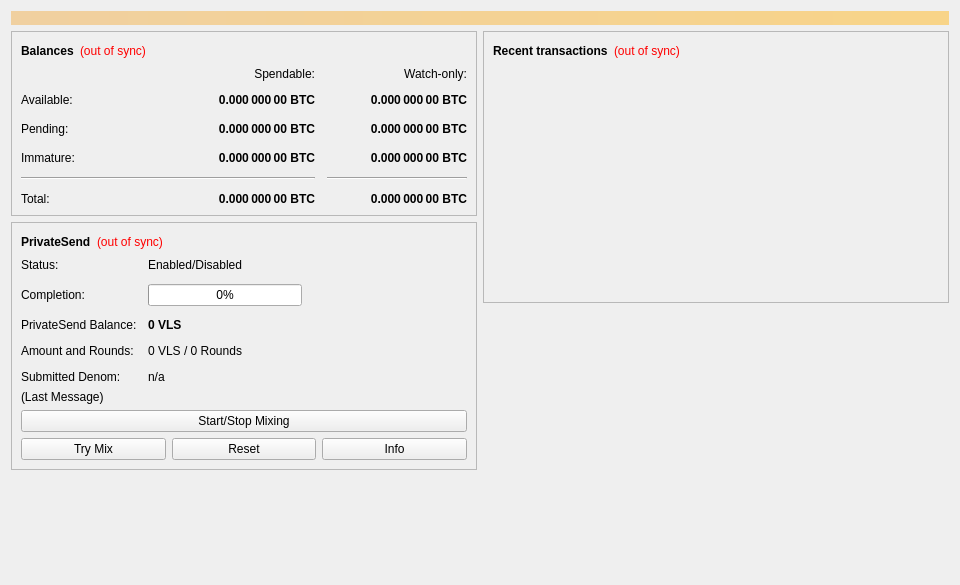
<?xml version="1.0" encoding="UTF-8"?>
<ui version="4.0">
 <class>OverviewPage</class>
 <widget class="QWidget" name="OverviewPage">
  <property name="geometry">
   <rect>
    <x>0</x>
    <y>0</y>
    <width>960</width>
    <height>585</height>
   </rect>
  </property>
  <property name="minimumSize">
   <size>
    <width>960</width>
    <height>0</height>
   </size>
  </property>
  <property name="windowTitle">
   <string>Form</string>
  </property>
  <layout class="QVBoxLayout" name="topLayout">
   <item>
    <widget class="QLabel" name="labelAlerts">
     <property name="visible">
      <bool>false</bool>
     </property>
     <property name="styleSheet">
      <string notr="true">QLabel { background-color: qlineargradient(x1: 0, y1: 0, x2: 1, y2: 0, stop:0 #F0D0A0, stop:1 #F8D488); color:#000000; }</string>
     </property>
     <property name="wordWrap">
      <bool>true</bool>
     </property>
     <property name="margin">
      <number>3</number>
     </property>
     <property name="textInteractionFlags">
      <set>Qt::TextSelectableByMouse</set>
     </property>
    </widget>
   </item>
   <item>
    <layout class="QHBoxLayout" name="horizontalLayout" stretch="1,1">
     <item>
      <layout class="QVBoxLayout" name="verticalLayout_2">
       <item>
        <widget class="QFrame" name="frame">
         <property name="frameShape">
          <enum>QFrame::StyledPanel</enum>
         </property>
         <property name="frameShadow">
          <enum>QFrame::Raised</enum>
         </property>
         <layout class="QVBoxLayout" name="verticalLayout_4">
          <item>
           <layout class="QHBoxLayout" name="horizontalLayout_4">
            <item>
             <widget class="QLabel" name="label_5">
              <property name="font">
               <font>
                <weight>75</weight>
                <bold>true</bold>
               </font>
              </property>
              <property name="text">
               <string>Balances</string>
              </property>
             </widget>
            </item>
            <item>
             <widget class="QLabel" name="labelWalletStatus">
              <property name="toolTip">
               <string>The displayed information may be out of date. Your wallet automatically synchronizes with the Veles network after a connection is established, but this process has not completed yet.</string>
              </property>
              <property name="styleSheet">
               <string notr="true">QLabel { color: red; }</string>
              </property>
              <property name="text">
               <string notr="true">(out of sync)</string>
              </property>
              <property name="alignment">
               <set>Qt::AlignLeading|Qt::AlignLeft|Qt::AlignVCenter</set>
              </property>
             </widget>
            </item>
            <item>
             <spacer name="horizontalSpacer_3">
              <property name="orientation">
               <enum>Qt::Horizontal</enum>
              </property>
              <property name="sizeHint" stdset="0">
               <size>
                <width>40</width>
                <height>20</height>
               </size>
              </property>
             </spacer>
            </item>
           </layout>
          </item>
          <item>
           <layout class="QGridLayout" name="gridLayout">
            <property name="spacing">
             <number>12</number>
            </property>
            <item row="0" column="2">
             <widget class="QLabel" name="labelSpendable">
              <property name="text">
               <string>Spendable:</string>
              </property>
              <property name="alignment">
               <set>Qt::AlignRight|Qt::AlignTrailing|Qt::AlignVCenter</set>
              </property>
             </widget>
            </item>
            <item row="4" column="2">
             <widget class="QLabel" name="labelImmature">
              <property name="font">
               <font>
                <weight>75</weight>
                <bold>true</bold>
               </font>
              </property>
              <property name="cursor">
               <cursorShape>IBeamCursor</cursorShape>
              </property>
              <property name="toolTip">
               <string>Mined balance that has not yet matured</string>
              </property>
              <property name="text">
               <string notr="true">0.000 000 00 BTC</string>
              </property>
              <property name="alignment">
               <set>Qt::AlignRight|Qt::AlignTrailing|Qt::AlignVCenter</set>
              </property>
              <property name="textInteractionFlags">
               <set>Qt::LinksAccessibleByMouse|Qt::TextSelectableByKeyboard|Qt::TextSelectableByMouse</set>
              </property>
             </widget>
            </item>
            <item row="6" column="0">
             <widget class="QLabel" name="labelTotalText">
              <property name="text">
               <string>Total:</string>
              </property>
             </widget>
            </item>
            <item row="5" column="0" colspan="3">
             <widget class="Line" name="line">
              <property name="orientation">
               <enum>Qt::Horizontal</enum>
              </property>
             </widget>
            </item>
            <item row="4" column="3">
             <widget class="QLabel" name="labelWatchImmature">
              <property name="font">
               <font>
                <weight>75</weight>
                <bold>true</bold>
               </font>
              </property>
              <property name="cursor">
               <cursorShape>IBeamCursor</cursorShape>
              </property>
              <property name="toolTip">
               <string>Mined balance in watch-only addresses that has not yet matured</string>
              </property>
              <property name="text">
               <string notr="true">0.000 000 00 BTC</string>
              </property>
              <property name="alignment">
               <set>Qt::AlignRight|Qt::AlignTrailing|Qt::AlignVCenter</set>
              </property>
              <property name="textInteractionFlags">
               <set>Qt::LinksAccessibleByMouse|Qt::TextSelectableByKeyboard|Qt::TextSelectableByMouse</set>
              </property>
             </widget>
            </item>
            <item row="3" column="3">
             <widget class="QLabel" name="labelWatchPending">
              <property name="font">
               <font>
                <weight>75</weight>
                <bold>true</bold>
               </font>
              </property>
              <property name="cursor">
               <cursorShape>IBeamCursor</cursorShape>
              </property>
              <property name="toolTip">
               <string>Unconfirmed transactions to watch-only addresses</string>
              </property>
              <property name="text">
               <string notr="true">0.000 000 00 BTC</string>
              </property>
              <property name="alignment">
               <set>Qt::AlignRight|Qt::AlignTrailing|Qt::AlignVCenter</set>
              </property>
              <property name="textInteractionFlags">
               <set>Qt::LinksAccessibleByMouse|Qt::TextSelectableByKeyboard|Qt::TextSelectableByMouse</set>
              </property>
             </widget>
            </item>
            <item row="6" column="2">
             <widget class="QLabel" name="labelTotal">
              <property name="font">
               <font>
                <weight>75</weight>
                <bold>true</bold>
               </font>
              </property>
              <property name="cursor">
               <cursorShape>IBeamCursor</cursorShape>
              </property>
              <property name="toolTip">
               <string>Your current total balance</string>
              </property>
              <property name="text">
               <string notr="true">0.000 000 00 BTC</string>
              </property>
              <property name="alignment">
               <set>Qt::AlignRight|Qt::AlignTrailing|Qt::AlignVCenter</set>
              </property>
              <property name="textInteractionFlags">
               <set>Qt::LinksAccessibleByMouse|Qt::TextSelectableByKeyboard|Qt::TextSelectableByMouse</set>
              </property>
             </widget>
            </item>
            <item row="0" column="3">
             <widget class="QLabel" name="labelWatchonly">
              <property name="text">
               <string>Watch-only:</string>
              </property>
              <property name="alignment">
               <set>Qt::AlignRight|Qt::AlignTrailing|Qt::AlignVCenter</set>
              </property>
             </widget>
            </item>
            <item row="4" column="0">
             <widget class="QLabel" name="labelImmatureText">
              <property name="text">
               <string>Immature:</string>
              </property>
             </widget>
            </item>
            <item row="5" column="3">
             <widget class="Line" name="lineWatchBalance">
              <property name="sizePolicy">
               <sizepolicy hsizetype="Preferred" vsizetype="Fixed">
                <horstretch>0</horstretch>
                <verstretch>0</verstretch>
               </sizepolicy>
              </property>
              <property name="minimumSize">
               <size>
                <width>140</width>
                <height>0</height>
               </size>
              </property>
              <property name="orientation">
               <enum>Qt::Horizontal</enum>
              </property>
             </widget>
            </item>
            <item row="2" column="3">
             <widget class="QLabel" name="labelWatchAvailable">
              <property name="font">
               <font>
                <weight>75</weight>
                <bold>true</bold>
               </font>
              </property>
              <property name="cursor">
               <cursorShape>IBeamCursor</cursorShape>
              </property>
              <property name="toolTip">
               <string>Your current balance in watch-only addresses</string>
              </property>
              <property name="text">
               <string notr="true">0.000 000 00 BTC</string>
              </property>
              <property name="alignment">
               <set>Qt::AlignRight|Qt::AlignTrailing|Qt::AlignVCenter</set>
              </property>
              <property name="textInteractionFlags">
               <set>Qt::LinksAccessibleByMouse|Qt::TextSelectableByKeyboard|Qt::TextSelectableByMouse</set>
              </property>
             </widget>
            </item>
            <item row="3" column="0">
             <widget class="QLabel" name="labelPendingText">
              <property name="text">
               <string>Pending:</string>
              </property>
             </widget>
            </item>
            <item row="3" column="2">
             <widget class="QLabel" name="labelUnconfirmed">
              <property name="font">
               <font>
                <weight>75</weight>
                <bold>true</bold>
               </font>
              </property>
              <property name="cursor">
               <cursorShape>IBeamCursor</cursorShape>
              </property>
              <property name="toolTip">
               <string>Total of transactions that have yet to be confirmed, and do not yet count toward the spendable balance</string>
              </property>
              <property name="text">
               <string notr="true">0.000 000 00 BTC</string>
              </property>
              <property name="alignment">
               <set>Qt::AlignRight|Qt::AlignTrailing|Qt::AlignVCenter</set>
              </property>
              <property name="textInteractionFlags">
               <set>Qt::LinksAccessibleByMouse|Qt::TextSelectableByKeyboard|Qt::TextSelectableByMouse</set>
              </property>
             </widget>
            </item>
            <item row="2" column="2">
             <widget class="QLabel" name="labelBalance">
              <property name="font">
               <font>
                <weight>75</weight>
                <bold>true</bold>
               </font>
              </property>
              <property name="cursor">
               <cursorShape>IBeamCursor</cursorShape>
              </property>
              <property name="toolTip">
               <string>Your current spendable balance</string>
              </property>
              <property name="text">
               <string notr="true">0.000 000 00 BTC</string>
              </property>
              <property name="alignment">
               <set>Qt::AlignRight|Qt::AlignTrailing|Qt::AlignVCenter</set>
              </property>
              <property name="textInteractionFlags">
               <set>Qt::LinksAccessibleByMouse|Qt::TextSelectableByKeyboard|Qt::TextSelectableByMouse</set>
              </property>
             </widget>
            </item>
            <item row="3" column="1">
             <spacer name="horizontalSpacer_5">
              <property name="orientation">
               <enum>Qt::Horizontal</enum>
              </property>
              <property name="sizeHint" stdset="0">
               <size>
                <width>40</width>
                <height>20</height>
               </size>
              </property>
             </spacer>
            </item>
            <item row="6" column="3">
             <widget class="QLabel" name="labelWatchTotal">
              <property name="font">
               <font>
                <weight>75</weight>
                <bold>true</bold>
               </font>
              </property>
              <property name="cursor">
               <cursorShape>IBeamCursor</cursorShape>
              </property>
              <property name="toolTip">
               <string>Current total balance in watch-only addresses</string>
              </property>
              <property name="text">
               <string notr="true">0.000 000 00 BTC</string>
              </property>
              <property name="alignment">
               <set>Qt::AlignRight|Qt::AlignTrailing|Qt::AlignVCenter</set>
              </property>
              <property name="textInteractionFlags">
               <set>Qt::LinksAccessibleByMouse|Qt::TextSelectableByKeyboard|Qt::TextSelectableByMouse</set>
              </property>
             </widget>
            </item>
            <item row="2" column="0">
             <widget class="QLabel" name="labelBalanceText">
              <property name="text">
               <string>Available:</string>
              </property>
             </widget>
            </item>
           </layout>
          </item>
         </layout>
        </widget>
       </item>
       <item>
        <widget class="QFrame" name="framePrivateSend">
         <property name="layoutDirection">
          <enum>Qt::LeftToRight</enum>
         </property>
         <property name="frameShape">
          <enum>QFrame::StyledPanel</enum>
         </property>
         <property name="frameShadow">
          <enum>QFrame::Raised</enum>
         </property>
         <layout class="QVBoxLayout" name="VerticalLayout_PS1">
          <item>
           <layout class="QHBoxLayout" name="horizontalLayout_5">
            <item>
             <widget class="QLabel" name="labelPrivateSendHeader">
              <property name="font">
               <font>
                <weight>75</weight>
                <bold>true</bold>
               </font>
              </property>
              <property name="text">
               <string>PrivateSend</string>
              </property>
             </widget>
            </item>
            <item>
             <widget class="QLabel" name="labelPrivateSendSyncStatus">
              <property name="toolTip">
               <string>The displayed information may be out of date. Your wallet automatically synchronizes with the Veles network after a connection is established, but this process has not completed yet.</string>
              </property>
              <property name="styleSheet">
               <string notr="true">QLabel { color: red; }</string>
              </property>
              <property name="text">
               <string notr="true">(out of sync)</string>
              </property>
              <property name="alignment">
               <set>Qt::AlignLeading|Qt::AlignLeft|Qt::AlignVCenter</set>
              </property>
             </widget>
            </item>
            <item>
             <spacer name="horizontalSpacer_4">
              <property name="orientation">
               <enum>Qt::Horizontal</enum>
              </property>
              <property name="sizeHint" stdset="0">
               <size>
                <width>40</width>
                <height>20</height>
               </size>
              </property>
             </spacer>
            </item>
           </layout>
          </item>
          <item>
           <layout class="QFormLayout" name="privateSendFormLayout">
            <property name="fieldGrowthPolicy">
             <enum>QFormLayout::AllNonFixedFieldsGrow</enum>
            </property>
            <property name="horizontalSpacing">
             <number>11</number>
            </property>
            <property name="verticalSpacing">
             <number>12</number>
            </property>
            <item row="0" column="0">
             <widget class="QLabel" name="labelPrivateSendEnabledText">
              <property name="text">
               <string>Status:</string>
              </property>
             </widget>
            </item>
            <item row="0" column="1">
             <widget class="QLabel" name="labelPrivateSendEnabled">
              <property name="text">
               <string>Enabled/Disabled</string>
              </property>
             </widget>
            </item>
            <item row="1" column="0">
             <widget class="QLabel" name="labelCompletitionText">
              <property name="text">
               <string>Completion:</string>
              </property>
             </widget>
            </item>
            <item row="1" column="1">
             <widget class="QProgressBar" name="privateSendProgress">
              <property name="maximumSize">
               <size>
                <width>154</width>
                <height>16777215</height>
               </size>
              </property>
              <property name="value">
               <number>0</number>
              </property>
              <property name="textVisible">
               <bool>true</bool>
              </property>
             </widget>
            </item>
            <item row="2" column="0">
             <widget class="QLabel" name="labelAnonymizedText">
              <property name="text">
               <string>PrivateSend Balance:</string>
              </property>
             </widget>
            </item>
            <item row="2" column="1">
             <widget class="QLabel" name="labelAnonymized">
              <property name="font">
               <font>
                <weight>75</weight>
                <bold>true</bold>
               </font>
              </property>
              <property name="text">
               <string notr="true">0 VLS</string>
              </property>
             </widget>
            </item>
            <item row="3" column="0">
             <widget class="QLabel" name="labelAmountAndRoundsText">
              <property name="text">
               <string>Amount and Rounds:</string>
              </property>
             </widget>
            </item>
            <item row="3" column="1">
             <widget class="QLabel" name="labelAmountRounds">
              <property name="text">
               <string>0 VLS / 0 Rounds</string>
              </property>
             </widget>
            </item>
            <item row="4" column="0">
             <widget class="QLabel" name="labelSubmittedDenomText">
              <property name="text">
               <string>Submitted Denom:</string>
              </property>
             </widget>
            </item>
            <item row="4" column="1">
             <widget class="QLabel" name="labelSubmittedDenom">
              <property name="toolTip">
               <string>The denominations you submitted to the Masternode.&lt;br&gt;To mix, other users must submit the exact same denominations.</string>
              </property>
              <property name="text">
               <string>n/a</string>
              </property>
             </widget>
            </item>
           </layout>
          </item>
          <item>
           <layout class="QVBoxLayout" name="VerticalLayout_PS">
            <item>
             <widget class="QLabel" name="labelPrivateSendLastMessage">
              <property name="text">
               <string>(Last Message)</string>
              </property>
              <property name="alignment">
               <set>Qt::AlignLeading|Qt::AlignLeft|Qt::AlignTop</set>
              </property>
              <property name="wordWrap">
               <bool>true</bool>
              </property>
             </widget>
            </item>
            <item>
             <widget class="QPushButton" name="togglePrivateSend">
              <property name="sizePolicy">
               <sizepolicy hsizetype="MinimumExpanding" vsizetype="Fixed">
                <horstretch>0</horstretch>
                <verstretch>0</verstretch>
               </sizepolicy>
              </property>
              <property name="text">
               <string>Start/Stop Mixing</string>
              </property>
             </widget>
            </item>
            <item>
             <layout class="QHBoxLayout" name="horizontalLayout_debugbuttons">
              <item>
               <widget class="QPushButton" name="privateSendAuto">
                <property name="sizePolicy">
                 <sizepolicy hsizetype="MinimumExpanding" vsizetype="Fixed">
                  <horstretch>0</horstretch>
                  <verstretch>0</verstretch>
                 </sizepolicy>
                </property>
                <property name="toolTip">
                 <string>Try to manually submit a PrivateSend request.</string>
                </property>
                <property name="text">
                 <string>Try Mix</string>
                </property>
               </widget>
              </item>
              <item>
               <widget class="QPushButton" name="privateSendReset">
                <property name="sizePolicy">
                 <sizepolicy hsizetype="MinimumExpanding" vsizetype="Fixed">
                  <horstretch>0</horstretch>
                  <verstretch>0</verstretch>
                 </sizepolicy>
                </property>
                <property name="toolTip">
                 <string>Reset the current status of PrivateSend (can interrupt PrivateSend if it's in the process of Mixing, which can cost you money!)</string>
                </property>
                <property name="autoFillBackground">
                 <bool>false</bool>
                </property>
                <property name="text">
                 <string>Reset</string>
                </property>
               </widget>
              </item>
              <item>
               <widget class="QPushButton" name="privateSendInfo">
                <property name="sizePolicy">
                 <sizepolicy hsizetype="MinimumExpanding" vsizetype="Fixed">
                  <horstretch>0</horstretch>
                  <verstretch>0</verstretch>
                 </sizepolicy>
                </property>
                <property name="toolTip">
                 <string>Information about PrivateSend and Mixing</string>
                </property>
                <property name="text">
                 <string>Info</string>
                </property>
               </widget>
              </item>
             </layout>
            </item>
           </layout>
          </item>
         </layout>
        </widget>
       </item>
       <item>
        <spacer name="verticalSpacer">
         <property name="orientation">
          <enum>Qt::Vertical</enum>
         </property>
         <property name="sizeHint" stdset="0">
          <size>
           <width>20</width>
           <height>40</height>
          </size>
         </property>
        </spacer>
       </item>
      </layout>
     </item>
     <item>
      <layout class="QVBoxLayout" name="verticalLayout_3">
       <item>
        <widget class="QFrame" name="frame_2">
         <property name="frameShape">
          <enum>QFrame::StyledPanel</enum>
         </property>
         <property name="frameShadow">
          <enum>QFrame::Raised</enum>
         </property>
         <layout class="QVBoxLayout" name="verticalLayout">
          <item>
           <layout class="QHBoxLayout" name="horizontalLayout_2">
            <item>
             <widget class="QLabel" name="label_4">
              <property name="font">
               <font>
                <weight>75</weight>
                <bold>true</bold>
               </font>
              </property>
              <property name="text">
               <string>Recent transactions</string>
              </property>
             </widget>
            </item>
            <item>
             <widget class="QLabel" name="labelTransactionsStatus">
              <property name="toolTip">
               <string>The displayed information may be out of date. Your wallet automatically synchronizes with the Veles network after a connection is established, but this process has not completed yet.</string>
              </property>
              <property name="styleSheet">
               <string notr="true">QLabel { color: red; }</string>
              </property>
              <property name="text">
               <string notr="true">(out of sync)</string>
              </property>
              <property name="alignment">
               <set>Qt::AlignLeading|Qt::AlignLeft|Qt::AlignVCenter</set>
              </property>
             </widget>
            </item>
            <item>
             <spacer name="horizontalSpacer">
              <property name="orientation">
               <enum>Qt::Horizontal</enum>
              </property>
              <property name="sizeHint" stdset="0">
               <size>
                <width>40</width>
                <height>20</height>
               </size>
              </property>
             </spacer>
            </item>
           </layout>
          </item>
          <item>
           <widget class="QListView" name="listTransactions">
            <property name="styleSheet">
             <string notr="true">QListView { background: transparent; }</string>
            </property>
            <property name="frameShape">
             <enum>QFrame::NoFrame</enum>
            </property>
            <property name="verticalScrollBarPolicy">
             <enum>Qt::ScrollBarAlwaysOff</enum>
            </property>
            <property name="horizontalScrollBarPolicy">
             <enum>Qt::ScrollBarAlwaysOff</enum>
            </property>
            <property name="selectionMode">
             <enum>QAbstractItemView::NoSelection</enum>
            </property>
           </widget>
          </item>
         </layout>
        </widget>
       </item>
       <item>
        <spacer name="verticalSpacer_2">
         <property name="orientation">
          <enum>Qt::Vertical</enum>
         </property>
         <property name="sizeHint" stdset="0">
          <size>
           <width>20</width>
           <height>40</height>
          </size>
         </property>
        </spacer>
       </item>
      </layout>
     </item>
    </layout>
   </item>
  </layout>
 </widget>
 <resources/>
 <connections/>
</ui>
